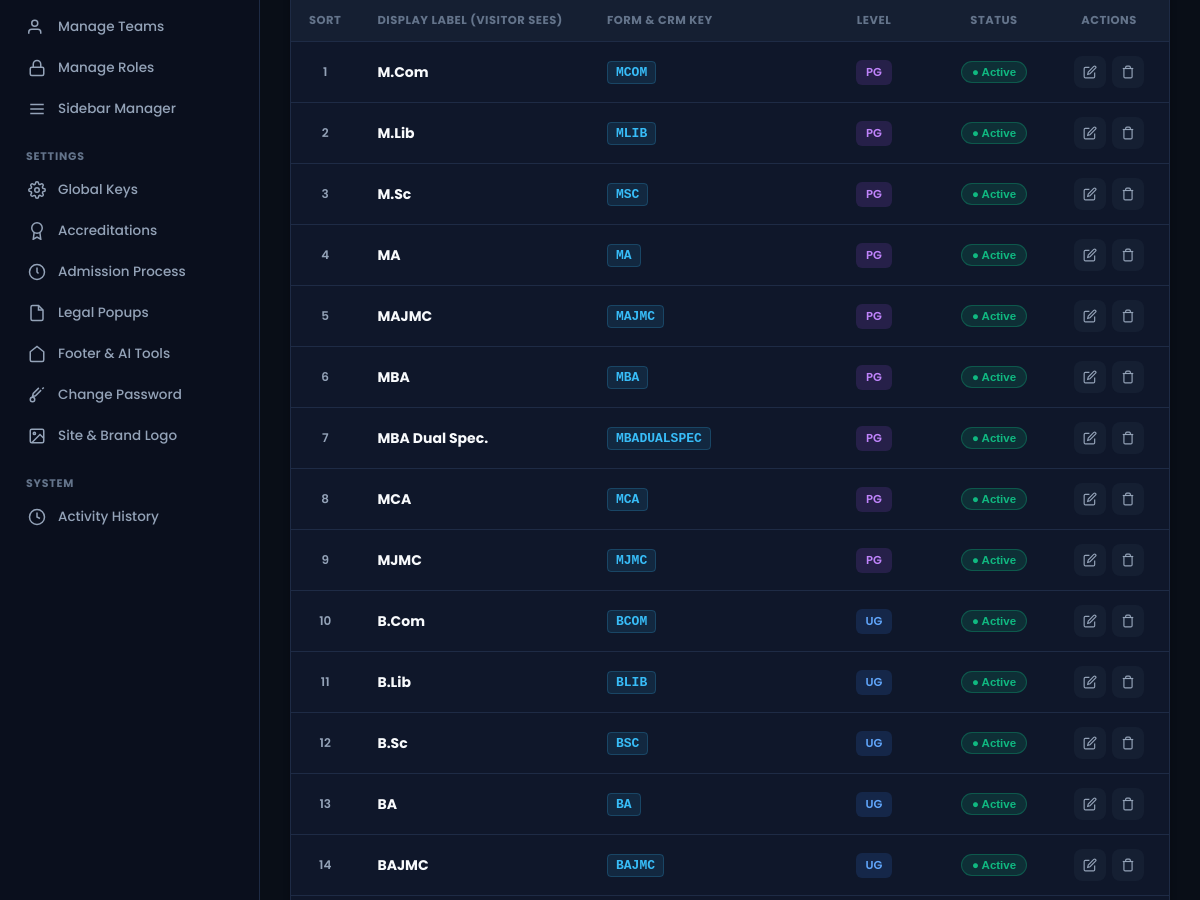
Page /admin/modules/form_courses/index.php (signed in, middle part) on the earlier database version.
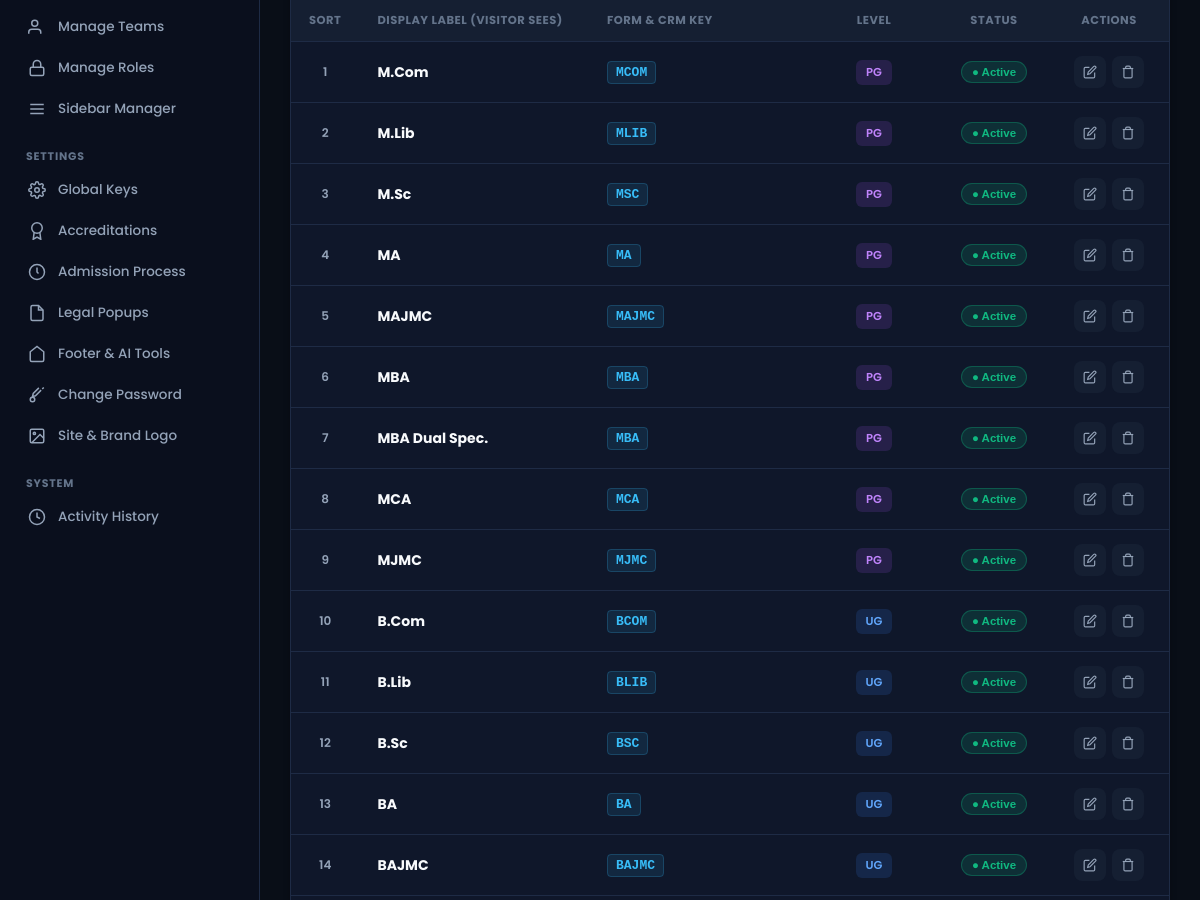
Same page on the later database version.
### tables this page shows
CREATE TABLE IF NOT EXISTS `form_courses` (
  `id` INT AUTO_INCREMENT PRIMARY KEY,
  `display_label` VARCHAR(100) NOT NULL UNIQUE,
  `form_key` VARCHAR(50) NOT NULL,
  `level` VARCHAR(50) DEFAULT 'PG',
  `sort_order` INT DEFAULT 0,
  `is_active` TINYINT(1) DEFAULT 1,
  `created_at` TIMESTAMP DEFAULT CURRENT_TIMESTAMP,
  `updated_at` TIMESTAMP DEFAULT CURRENT_TIMESTAMP ON UPDATE CURRENT_TIMESTAMP
);

### admin/modules/form_courses/index.php (the view, shortened to what the changed rows need)
<?php
$db = get_db_connection();
try {
    $db->exec("
    CREATE TABLE IF NOT EXISTS `form_courses` (
      `id` INT AUTO_INCREMENT PRIMARY KEY,
      `display_label` VARCHAR(100) NOT NULL UNIQUE,
      `form_key` VARCHAR(50) NOT NULL,
      `level` VARCHAR(50) DEFAULT 'PG',
      `sort_order` INT DEFAULT 0,
      `is_active` TINYINT(1) DEFAULT 1,
      `created_at` TIMESTAMP DEFAULT CURRENT_TIMESTAMP,
      `updated_at` TIMESTAMP DEFAULT CURRENT_TIMESTAMP ON UPDATE CURRENT_TIMESTAMP
    ) ENGINE=InnoDB DEFAULT CHARSET=utf8mb4 COLLATE=utf8mb4_unicode_ci;
    ");
    $indexes = $db->query("SHOW INDEX FROM form_courses")->fetchAll(PDO::FETCH_ASSOC);
    foreach ($indexes as $idx) {
        if ($idx['Column_name'] === 'form_key' && $idx['Non_unique'] == 0 && $idx['Key_name'] !== 'PRIMARY') {
            $db->exec("ALTER TABLE form_courses DROP INDEX `{$idx['Key_name']}`");
        }
    }
    $has_label_unique = false;
    foreach ($indexes as $idx) {
        if ($idx['Column_name'] === 'display_label' && $idx['Non_unique'] == 0) {
            $has_label_unique = true;
        }
    }
    if (!$has_label_unique) {
        $db->exec("ALTER TABLE form_courses ADD UNIQUE KEY uniq_display_label (display_label)");
    }
} catch (Exception $e) {}
$courses = $db->query("SELECT * FROM form_courses ORDER BY sort_order ASC, level ASC, display_label ASC")->fetchAll();
require_once ADMIN_PATH . '/includes/header.php';
?>
<div class="admin-card">
    <div class="card-body" style="padding:0;">
        <?php if (empty($courses)): ?>
            <div style="text-align:center; padding:60px 20px; color:var(--text-dim);">
                <div style="font-size:40px; margin-bottom:12px;">📋</div>
                <div style="font-weight:700; font-size:16px; margin-bottom:6px; color:var(--text-main);">No Form Courses Configured</div>
                <div style="font-size:13px; max-width:400px; margin:0 auto 16px;">
                    Add your first dropdown course above or use Bulk Add to populate options.
                </div>
                <button type="button" class="btn-primary" onclick="openCourseModal()">+ Add Course Now</button>
            </div>
        <?php else: ?>
            <div class="table-responsive">
                <table class="admin-table" id="formCoursesTable" style="margin:0;">
                    <thead>
                        <tr>
                            <th style="width:60px; text-align:center;">Sort</th>
                            <th>Display Label (Visitor Sees)</th>
                            <th style="width:220px;">Form & CRM Key</th>
                            <th style="width:130px; text-align:center;">Level</th>
                            <th style="width:110px; text-align:center;">Status</th>
                            <th style="width:120px; text-align:center;">Actions</th>
                        </tr>
                    </thead>
                    <tbody>
                        <?php foreach ($courses as $c):
                            $lvl_color = '#94a3b8';
                            $lvl_bg = 'rgba(255,255,255,0.06)';
                            $lvl_upper = strtoupper($c['level']);
                            if ($lvl_upper === 'PG') {
                                $lvl_color = '#c084fc';
                                $lvl_bg = 'rgba(168,85,247,0.15)';
                            } elseif ($lvl_upper === 'UG') {
                                $lvl_color = '#60a5fa';
                                $lvl_bg = 'rgba(59,130,246,0.15)';
                            } elseif ($lvl_upper === 'DIPLOMA') {
                                $lvl_color = '#fbbf24';
                                $lvl_bg = 'rgba(245,158,11,0.15)';
                            }
                        ?>
                            <tr class="course-master-row"
                                data-level="<?php echo htmlspecialchars($c['level']); ?>"
                                data-search="<?php echo htmlspecialchars(strtolower($c['display_label'] . ' ' . $c['form_key'])); ?>">
                                <td style="text-align:center; color:var(--text-muted); font-size:12px; font-weight:600;">
                                    <?php echo (int)$c['sort_order']; ?>
                                </td>
                                <td>
                                    <div style="font-weight:700; font-size:14px; color:var(--text-main);">
                                        <?php echo htmlspecialchars($c['display_label']); ?>
                                    </div>
                                </td>
                                <td>
                                    <code style="color:#38bdf8; font-weight:700; font-size:13px; background:rgba(56,189,248,0.1); padding:3px 8px; border-radius:4px; border:1px solid rgba(56,189,248,0.2);">
                                        <?php echo htmlspecialchars($c['form_key']); ?>
                                    </code>
                                </td>
                                <td style="text-align:center;">
                                    <span class="badge" style="background:<?php echo $lvl_bg; ?>; color:<?php echo $lvl_color; ?>; font-size:11.5px; padding:4px 10px; border-radius:6px; font-weight:600;">
                                        <?php echo htmlspecialchars($c['level']); ?>
                                    </span>
                                </td>
                                <td style="text-align:center;">
                                    <form method="POST" style="display:inline;">
                                        <button type="submit" class="badge" style="cursor:pointer; border:none; background:<?php echo $c['is_active'] ? 'rgba(16,185,129,0.15)' : 'rgba(239,68,68,0.15)'; ?>; color:<?php echo $c['is_active'] ? '#10b981' : '#ef4444'; ?>; border:1px solid <?php echo $c['is_active'] ? 'rgba(16,185,129,0.3)' : 'rgba(239,68,68,0.3)'; ?>; font-size:11.5px; padding:4px 10px; font-weight:600;" title="Click to toggle status">
                                            <?php echo $c['is_active'] ? '● Active' : '○ Inactive'; ?>
                                        </button>
                                    </form>
                                </td>
                                <td style="text-align:center;">
                                    <div style="display:inline-flex; gap:6px; align-items:center;">
                                        <button type="button" class="action-btn edit-btn" onclick='editCourse(<?php echo json_encode($c); ?>)' title="Edit Course" style="border:none; cursor:pointer;">
                                            <svg width="14" height="14" viewBox="0 0 24 24" fill="none" stroke="currentColor" stroke-width="2"><path d="M11 4H4a2 2 0 0 0-2 2v14a2 2 0 0 0 2 2h14a2 2 0 0 0 2-2v-7"></path><path d="M18.5 2.5a2.121 2.121 0 0 1 3 3L12 15l-4 1 1-4 9.5-9.5z"></path></svg>
                                        </button>
                                        <form method="POST" onsubmit="return confirm('⚠️ Delete form course \'<?php echo addslashes($c['display_label']); ?>\'? This will remove it from future form configurations.');" style="display:inline;">
                                            <button type="submit" class="action-btn delete-btn" title="Delete Course" style="border:none; cursor:pointer;">
                                                <svg width="14" height="14" viewBox="0 0 24 24" fill="none" stroke="currentColor" stroke-width="2"><polyline points="3 6 5 6 21 6"></polyline><path d="M19 6v14a2 2 0 0 1-2 2H7a2 2 0 0 1-2-2V6m3 0V4a2 2 0 0 1 2-2h4a2 2 0 0 1 2 2v2"></path></svg>
                                            </button>
                                        </form>
                                    </div>
                                </td>
                            </tr>
                        <?php endforeach; ?>
                    </tbody>
                </table>
            </div>
        <?php endif; ?>
    </div>
</div>
<?php require_once ADMIN_PATH . '/includes/footer.php'; ?>

Differences in the rows shown:
changed form_courses "MBA Dual Spec.": form_key "MBADUALSPEC" → "MBA"
